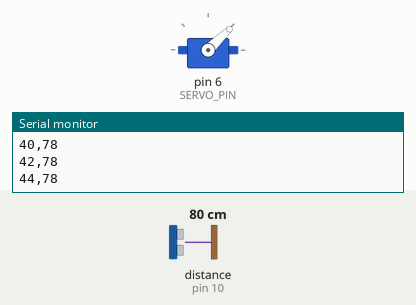
Recording of a sketch running on a simulated Arduino Uno, built with avr-gcc and run on an emulated ATmega328P. Parts: servo, the last lines printed to the serial monitor. Wiring (inferred from the names in the program): ultrasonic range finder: trigger pin 9; echo pin 10. Inputs (shaded band) come from the test bench; at power-on: distance to the obstacle (sensor on pin 10) 80 cm. The echo pulse lasts 58.3 µs per cm.

Above: at 1.26 s.
1.3 s: distance to the obstacle (sensor on pin 10) set to 2 cm
At 1.67 s:
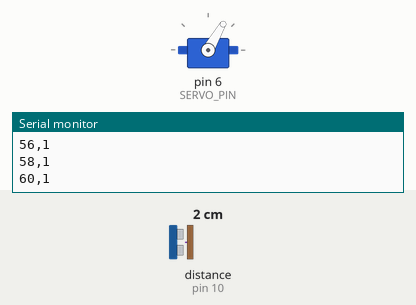
4.3 s: distance to the obstacle (sensor on pin 10) set to 120 cm
At 4.83 s:
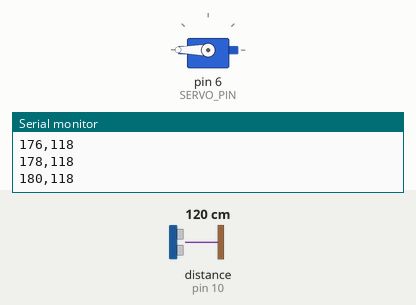
7.3 s: distance to the obstacle (sensor on pin 10) set to 250 cm
At 7.46 s:
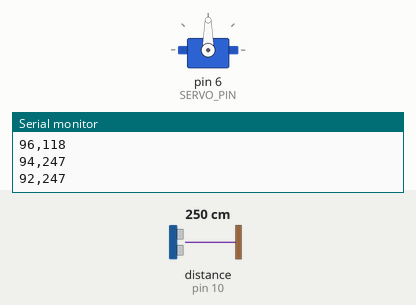
Timing chart, 0 to 16.3 s (numbered marks = the images above; inputs shaded):
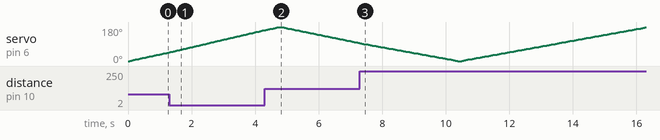

The sketch:

RadarSystem_Arduino.ino
```cpp
#include <Servo.h>
#define TRIG_PIN 9
#define ECHO_PIN 10
#define SERVO_PIN 6

Servo myServo;

void setup() {
  Serial.begin(9600);
  myServo.attach(SERVO_PIN);
  pinMode(TRIG_PIN, OUTPUT);
  pinMode(ECHO_PIN, INPUT);
}

void loop() {
  for (int angle = 0; angle <= 180; angle += 2) {
    myServo.write(angle);
    delay(30);
    long duration, distance;
    digitalWrite(TRIG_PIN, LOW);
    delayMicroseconds(2);
    digitalWrite(TRIG_PIN, HIGH);
    delayMicroseconds(10);
    digitalWrite(TRIG_PIN, LOW);
    duration = pulseIn(ECHO_PIN, HIGH);
    distance = duration * 0.034 / 2;
    Serial.print(angle);
    Serial.print(",");
    Serial.println(distance);
    delay(20);
  }
  for (int angle = 180; angle >= 0; angle -= 2) {
    myServo.write(angle);
    delay(30);
    long duration, distance;
    digitalWrite(TRIG_PIN, LOW);
    delayMicroseconds(2);
    digitalWrite(TRIG_PIN, HIGH);
    delayMicroseconds(10);
    digitalWrite(TRIG_PIN, LOW);
    duration = pulseIn(ECHO_PIN, HIGH);
    distance = duration * 0.034 / 2;
    Serial.print(angle);
    Serial.print(",");
    Serial.println(distance);
    delay(20);
  }
}
```
